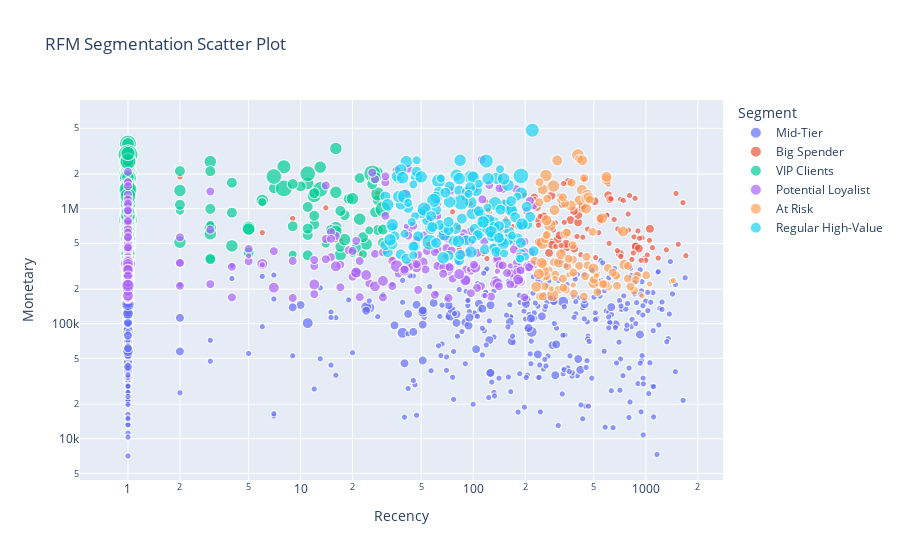

The notebook cell this image was saved under:
### Markdown cell above
## visualization

### Code cell
fig_bubble = px.scatter(client_agg_df,
                        x='Recency', 
                        y='Monetary', 
                        size='Frequency',  
                        color='Segment', 
                        hover_data=['client_id'], 
                        title='RFM Segmentation Scatter Plot')
fig_bubble.update_layout(xaxis_type="log")
fig_bubble.update_layout(yaxis_type="log")
fig_bubble.show()

### Figure 1 — Plotly figure (JSON) as saved in the notebook; plotly's stock layout.template omitted (floating-point values rounded to 4 significant figures; data arrays with more than 128 entries replaced by an {"elided": "..."} marker saying what was removed)
{"data": [{"customdata": {"elided": "558x1 int values"}, "hovertemplate": "Segment=Mid-Tier<br>Recency=%{x}<br>Monetary=%{y}<br>Frequency=%{marker.size}<br>client_id=%{customdata[0]}<extra></extra>", "legendgroup": "Mid-Tier", "marker": {"color": "#636efa", "size": {"elided": "558 int values"}, "sizemode": "area", "sizeref": 0.025, "symbol": "circle"}, "mode": "markers", "name": "Mid-Tier", "showlegend": true, "type": "scattergl", "x": {"elided": "558 int values"}, "xaxis": "x", "y": {"elided": "558 float values"}, "yaxis": "y"}, {"customdata": [[4], [20], [27], [32], [63], [70], [92], [107], [146], [157], [158], [161], [183], [193], [216], [231], [264], [268], [274], [275], [287], [300], [307], [317], [343], [344], [356], [375], [381], [392], [413], [443], [493], [501], [563], [566], [608], [615], [616], [621], [623], [625], [626], [642], [643], [654], [658], [667], [678], [679], [686], [700], [702], [713], [760], [766], [779], [810], [822], [826], [845], [847], [849], [868], [889], [901], [914], [920], [922], [926], [934], [967], [969], [972], [976], [1007], [1036], [1043], [1053], [1081], [1093], [1132], [1145], [1153], [1158], [1162], [1167], [1186], [1196], [1233], [1238], [1261], [1266], [1281], [1321], [1332], [1336], [1371], [1379], [1399], [1403], [1411], [1442], [1449], [1471], [1518], [1526], [1534], [1561], [1572], [1606], [1633], [1643], [1673], [1682], [1691], [1713], [1716], [1782], [1811], [1841], [1854], [1909], [1921], [2059]], "hovertemplate": "Segment=Big Spender<br>Recency=%{x}<br>Monetary=%{y}<br>Frequency=%{marker.size}<br>client_id=%{customdata[0]}<extra></extra>", "legendgroup": "Big Spender", "marker": {"color": "#EF553B", "size": [1, 1, 2, 1, 1, 1, 1, 1, 1, 1, 1, 1, 1, 1, 1, 1, 1, 1, 1, 1, 2, 1, 1, 1, 1, 1, 2, 1, 1, 1, 1, 1, 1, 2, 2, 2, 1, 1, 1, 2, 2, 1, 2, 1, 2, 2, 1, 2, 1, 1, 1, 1, 1, 1, 1, 2, 1, 1, 1, 1, 1, 2, 2, 2, 2, 2, 2, 1, 2, 1, 2, 1, 1, 2, 1, 1, 1, 2, 1, 1, 1, 2, 1, 1, 1, 1, 2, 2, 1, 2, 1, 1, 1, 1, 1, 2, 2, 1, 2, 1, 1, 1, 2, 1, 1, 1, 1, 1, 1, 1, 1, 1, 1, 1, 1, 1, 1, 1, 1, 1, 1, 1, 1, 1, 1], "sizemode": "area", "sizeref": 0.025, "symbol": "circle"}, "mode": "markers", "name": "Big Spender", "showlegend": true, "type": "scattergl", "x": [334, 35, 226, 714, 169, 900, 707, 299, 741, 124, 794, 76, 983, 122, 1315, 6, 431, 22, 14, 613, 878, 1642, 157, 82, 285, 791, 246, 182, 952, 1093, 150, 855, 656, 874, 606, 366, 399, 1497, 317, 1056, 275, 460, 234, 512, 405, 707, 119, 309, 867, 596, 125, 330, 1, 2, 120, 241, 414, 805, 541, 1706, 83, 357, 317, 257, 406, 349, 330, 227, 429, 96, 623, 146, 142, 346, 17, 337, 38, 431, 1, 1180, 114, 284, 830, 684, 265, 1020, 240, 286, 55, 383, 155, 688, 232, 301, 323, 385, 542, 334, 912, 245, 1542, 847, 505, 68, 239, 919, 9, 34, 16, 108, 198, 717, 159, 28, 291, 533, 142, 627, 420, 595, 1050, 1000, 605, 940, 440], "xaxis": "x", "y": [458300.0, 687200.0, 1250000.0, 1209000.0, 700400.0, 641000.0, 638600.0, 753300.0, 1179000.0, 938000.0, 651300.0, 939900.0, 370200.0, 967000.0, 439000.0, 619300.0, 565000.0, 406000, 1018000.0, 499900.0, 468300.0, 1128000.0, 1010000.0, 687900.0, 522200.0, 897500.0, 853000.0, 459400.0, 558500.0, 458200.0, 1157000.0, 568800.0, 805900.0, 469400.0, 1309000.0, 797100.0, 574000.0, 1359000.0, 1288000.0, 669000.0, 413200.0, 665600.0, 1036000.0, 376300.0, 760600.0, 406400.0, 1144000.0, 540800.0, 1232000.0, 886400.0, 444200.0, 432100.0, 489960, 1888000.0, 368200.0, 788900.0, 1007000.0, 1303000.0, 765400.0, 390400.0, 450900.0, 1711000.0, 586100.0, 856000.0, 882200.0, 462600.0, 1093000.0, 1201000.0, 1011000.0, 1106000.0, 1210000.0, 435300.0, 417200, 494700.0, 527100.0, 762000.0, 1208000.0, 1065000.0, 708180, 372000.0, 405800.0, 1297000.0, 362000.0, 431900.0, 593300.0, 395600, 513000.0, 484400.0, 487500.0, 956400.0, 812500.0, 667300.0, 1083000.0, 469000, 477900, 450000.0, 820300.0, 1653000.0, 450700.0, 853500.0, 490300.0, 412800.0, 1164000.0, 381200.0, 717600.0, 553400.0, 823000.0, 370900.0, 536100.0, 920100.0, 1313000.0, 384000.0, 981600.0, 1358000.0, 653500.0, 618700.0, 1865000.0, 1218000.0, 398100.0, 873700.0, 530700.0, 355500, 1640000.0, 355900.0, 1809000.0], "yaxis": "y"}, {"customdata": {"elided": "470x1 int values"}, "hovertemplate": "Segment=VIP Clients<br>Recency=%{x}<br>Monetary=%{y}<br>Frequency=%{marker.size}<br>client_id=%{customdata[0]}<extra></extra>", "legendgroup": "VIP Clients", "marker": {"color": "#00cc96", "size": {"elided": "470 int values"}, "sizemode": "area", "sizeref": 0.025, "symbol": "circle"}, "mode": "markers", "name": "VIP Clients", "showlegend": true, "type": "scattergl", "x": {"elided": "470 int values"}, "xaxis": "x", "y": {"elided": "470 float values"}, "yaxis": "y"}, {"customdata": {"elided": "428x1 int values"}, "hovertemplate": "Segment=Potential Loyalist<br>Recency=%{x}<br>Monetary=%{y}<br>Frequency=%{marker.size}<br>client_id=%{customdata[0]}<extra></extra>", "legendgroup": "Potential Loyalist", "marker": {"color": "#ab63fa", "size": {"elided": "428 int values"}, "sizemode": "area", "sizeref": 0.025, "symbol": "circle"}, "mode": "markers", "name": "Potential Loyalist", "showlegend": true, "type": "scattergl", "x": {"elided": "428 int values"}, "xaxis": "x", "y": {"elided": "428 float values"}, "yaxis": "y"}, {"customdata": [[22], [58], [77], [90], [98], [108], [110], [129], [144], [244], [267], [273], [298], [304], [330], [338], [389], [511], [552], [570], [595], [614], [666], [729], [748], [771], [792], [795], [841], [851], [887], [974], [989], [1002], [1057], [1060], [1076], [1078], [1087], [1104], [1112], [1137], [1147], [1152], [1164], [1173], [1179], [1207], [1210], [1213], [1235], [1273], [1277], [1302], [1326], [1425], [1436], [1444], [1464], [1525], [1545], [1560], [1571], [1582], [1589], [1592], [1593], [1594], [1614], [1617], [1618], [1624], [1626], [1636], [1671], [1686], [1728], [1750], [1810], [1812], [1828], [1830], [1878], [1881], [1885], [1891], [1894], [1905], [1917], [1935], [1936], [1941], [1972], [1974], [2007], [2018], [2020], [2021], [2029], [2035], [2036], [2050]], "hovertemplate": "Segment=At Risk<br>Recency=%{x}<br>Monetary=%{y}<br>Frequency=%{marker.size}<br>client_id=%{customdata[0]}<extra></extra>", "legendgroup": "At Risk", "marker": {"color": "#FFA15A", "size": [3, 2, 4, 3, 2, 2, 2, 2, 2, 2, 2, 2, 4, 2, 2, 2, 2, 3, 3, 2, 4, 2, 2, 2, 2, 3, 2, 2, 3, 3, 2, 3, 3, 4, 2, 4, 2, 3, 3, 2, 3, 2, 2, 3, 3, 3, 2, 2, 3, 2, 2, 3, 3, 2, 2, 2, 3, 4, 2, 2, 2, 2, 2, 3, 2, 2, 2, 2, 3, 2, 2, 3, 3, 2, 2, 2, 2, 2, 1, 2, 2, 2, 3, 2, 2, 1, 1, 1, 1, 2, 1, 3, 1, 1, 3, 1, 2, 2, 2, 1, 2, 1], "sizemode": "area", "sizeref": 0.025, "symbol": "circle"}, "mode": "markers", "name": "At Risk", "showlegend": true, "type": "scattergl", "x": [426, 274, 278, 412, 855, 331, 266, 244, 604, 1005, 254, 586, 404, 260, 383, 460, 294, 751, 314, 227, 251, 313, 891, 560, 681, 266, 259, 524, 232, 739, 344, 451, 344, 292, 788, 264, 299, 253, 459, 351, 452, 788, 333, 368, 592, 323, 529, 438, 592, 266, 666, 497, 307, 411, 603, 568, 498, 288, 323, 377, 872, 492, 445, 466, 674, 378, 372, 411, 257, 261, 815, 296, 250, 267, 349, 473, 454, 643, 378, 500, 439, 341, 429, 242, 331, 358, 1404, 283, 1052, 357, 952, 240, 298, 526, 557, 380, 242, 268, 253, 1444, 380, 517], "xaxis": "x", "y": [1460000.0, 289700.0, 719400.0, 1180000.0, 194160, 247000.0, 264200.0, 172140, 209900.0, 263600.0, 330400.0, 220300.0, 2939000.0, 211600.0, 182600.0, 321700.0, 342700.0, 325200.0, 340300.0, 351900.0, 501000.0, 197600.0, 262300.0, 219300.0, 213700.0, 793500.0, 255800.0, 188510, 209550, 633900.0, 197920, 1002000.0, 607400.0, 1572000.0, 318600.0, 1942000.0, 267460, 1470000.0, 1321000.0, 317260, 1231000.0, 246920, 205500.0, 1064000.0, 1787000.0, 401800.0, 229000.0, 172300.0, 1889000.0, 259400.0, 263300.0, 225110, 2626000.0, 319100.0, 305200.0, 221400.0, 301800.0, 176250, 1195000.0, 482300.0, 239440, 628200.0, 258700.0, 1252000.0, 262240, 360800.0, 1680000.0, 2698000.0, 286200.0, 541700.0, 210400.0, 972800.0, 337540, 591100.0, 619300.0, 1201000.0, 381820, 278000.0, 269200.0, 242100.0, 1845000.0, 1107000.0, 2632000.0, 1137000.0, 1257000.0, 266300.0, 233000.0, 201400.0, 221700.0, 366700.0, 175200, 270200.0, 247660, 268700.0, 824100.0, 217400.0, 1701000.0, 1220000.0, 172500.0, 237500.0, 279100.0, 261500.0], "yaxis": "y"}, {"customdata": {"elided": "144x1 int values"}, "hovertemplate": "Segment=Regular High-Value<br>Recency=%{x}<br>Monetary=%{y}<br>Frequency=%{marker.size}<br>client_id=%{customdata[0]}<extra></extra>", "legendgroup": "Regular High-Value", "marker": {"color": "#19d3f3", "size": {"elided": "144 int values"}, "sizemode": "area", "sizeref": 0.025, "symbol": "circle"}, "mode": "markers", "name": "Regular High-Value", "showlegend": true, "type": "scattergl", "x": {"elided": "144 int values"}, "xaxis": "x", "y": {"elided": "144 float values"}, "yaxis": "y"}], "layout": {"legend": {"itemsizing": "constant", "title": {"text": "Segment"}, "tracegroupgap": 0}, "title": {"text": "RFM Segmentation Scatter Plot"}, "xaxis": {"anchor": "y", "domain": [0, 1], "title": {"text": "Recency"}, "type": "log"}, "yaxis": {"anchor": "x", "domain": [0, 1], "title": {"text": "Monetary"}, "type": "log"}}}
